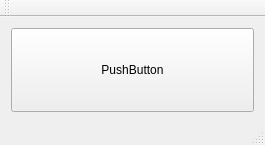
<?xml version="1.0" encoding="UTF-8"?>
<ui version="4.0">
 <class>MainWindow</class>
 <widget class="QMainWindow" name="MainWindow">
  <property name="geometry">
   <rect>
    <x>0</x>
    <y>0</y>
    <width>265</width>
    <height>145</height>
   </rect>
  </property>
  <property name="windowTitle">
   <string>MainWindow</string>
  </property>
  <widget class="QWidget" name="centralWidget">
   <layout class="QGridLayout" name="gridLayout">
    <item row="0" column="0">
     <widget class="QPushButton" name="pushButton">
      <property name="sizePolicy">
       <sizepolicy hsizetype="Preferred" vsizetype="Preferred">
        <horstretch>0</horstretch>
        <verstretch>0</verstretch>
       </sizepolicy>
      </property>
      <property name="text">
       <string>PushButton</string>
      </property>
     </widget>
    </item>
   </layout>
  </widget>
  <widget class="QMenuBar" name="menuBar">
   <property name="geometry">
    <rect>
     <x>0</x>
     <y>0</y>
     <width>265</width>
     <height>21</height>
    </rect>
   </property>
  </widget>
  <widget class="QToolBar" name="mainToolBar">
   <attribute name="toolBarArea">
    <enum>TopToolBarArea</enum>
   </attribute>
   <attribute name="toolBarBreak">
    <bool>false</bool>
   </attribute>
  </widget>
  <widget class="QStatusBar" name="statusBar"/>
 </widget>
 <layoutdefault spacing="6" margin="11"/>
 <resources/>
 <connections/>
</ui>
